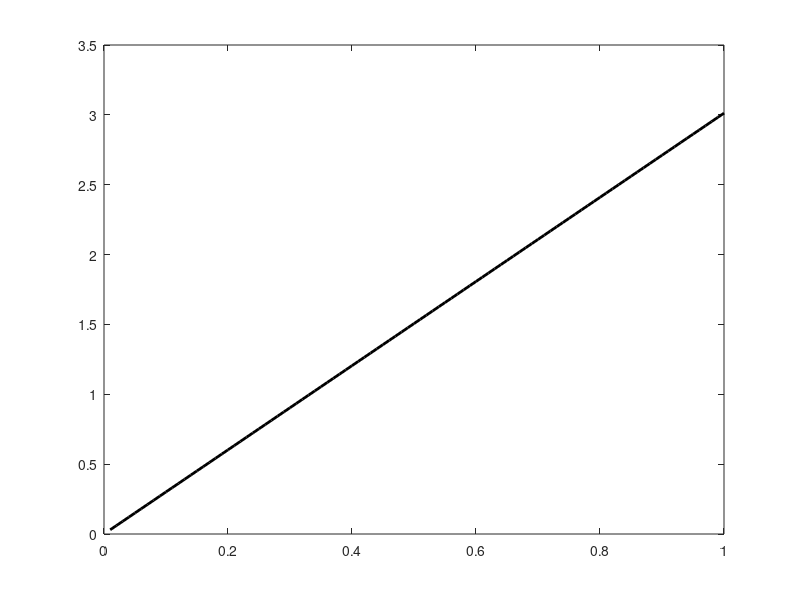

Write the MATLAB code that produced this figure. (Note: this script raises an error after producing the figure.)
clear; clc; close all;
% Fixed values
S_tilde = 421.896 / 451.815;  % Normalized susceptible population
gamma = 0.2;                  % Fixed recovery rate
mu = 0.01;                    % Natural mortality rate
delta = 0.1;                  % Progression to cancer rate
% Vary β (infection rate)
beta_vals = linspace(0.01, 1.0, 100);  % Range of β values to plot
% Calculate R₀ for each β value using the formula: R₀ = (S̃ · β)/(γ + μ + δ)
R0_vals = (S_tilde * beta_vals) ./ (gamma + mu + delta);
% Compute bifurcation point (β where R₀ = 1)
beta_bifurcation = (gamma + mu + delta) / S_tilde;
% Ensure the bifurcation point is within the plotting range
if beta_bifurcation > 0.01 && beta_bifurcation <= 1.0
    R0_bifurcation = 1;
else
    % If bifurcation point is outside the range, don't mark it
    beta_bifurcation = NaN;
    R0_bifurcation = NaN;
end
% Create the plot
figure('Position', [100, 100, 800, 600]);
plot(beta_vals, R0_vals, 'k', 'LineWidth', 2);
hold on;
% Add horizontal line at R₀ = 1
yline(1, 'r--', '$R_0 = 1$', 'LineWidth', 1.5, 'FontSize', 20, 'Interpreter', 'latex');
% Annotate bifurcation point if it exists in our range
if ~isnan(beta_bifurcation)
    plot(beta_bifurcation, R0_bifurcation, 'go', 'MarkerSize', 12, 'MarkerFaceColor', 'g');
    text(beta_bifurcation + 0.05, R0_bifurcation + 0.10, ... % Adjusted x and y positions
        sprintf('$\\beta = %.4f$', beta_bifurcation), ...
        'Color', 'k', 'FontSize', 16, 'Interpreter', 'latex'); % Ensured LaTeX interpreter
end
% Add labels and title
xlabel('$\beta$ (Infection Rate)', 'FontSize', 24, 'Interpreter', 'latex');
ylabel('$R_0$ (Basic Reproduction Number)', 'FontSize', 24, 'Interpreter', 'latex');
title('$R_0$ vs $\beta$ with Bifurcation Point', 'FontSize', 26, 'Interpreter', 'latex');
% Add text annotations for stable and unstable regions
text(0.2, 2.0, 'Stable Region ($R_0 > 1$)', 'Color', 'k', 'FontSize', 16, 'Interpreter', 'latex');
text(0.4, 0.5, 'Unstable Region ($R_0 < 1$)', 'Color', 'k', 'FontSize', 16, 'Interpreter', 'latex');
% Improve graph appearance
grid on;
box on;
set(gca, 'FontSize', 18);
% Save the figure
saveas(gcf, 'R0_vs_beta_with_bifurcation.jpg');
saveas(gcf, 'R0_vs_beta_with_bifurcation.fig');
% Display key values in the console
fprintf('Fixed parameters:\n');
fprintf('S_tilde = %.6f\n', S_tilde);
fprintf('gamma = %.2f\n', gamma);
fprintf('mu = %.3f\n', mu);
fprintf('delta = %.2f\n', delta);
fprintf('\nBifurcation point: beta = %.6f (where R₀ = 1)\n', beta_bifurcation);
